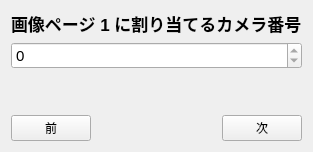
      <widget class="QWidget" name="pagePageCameraAlloc">
       <layout class="QVBoxLayout" name="vLayout_11">
        <item>
         <widget class="QLabel" name="labelPageCameraAllocTitle">
          <property name="font"><font><pointsize>13</pointsize><bold>true</bold></font></property>
          <property name="text"><string>画像ページ 1 に割り当てるカメラ番号</string></property>
         </widget>
        </item>
        <item>
         <widget class="QSpinBox" name="spinBoxPageCameraNo">
          <property name="font"><font><pointsize>11</pointsize></font></property>
          <property name="minimum"><number>0</number></property>
          <property name="maximum"><number>0</number></property>
         </widget>
        </item>
        <item><spacer name="vSpacer_11"><property name="orientation"><enum>Qt::Vertical</enum></property><property name="sizeHint" stdset="0"><size><width>20</width><height>40</height></size></property></spacer></item>
        <item>
         <layout class="QHBoxLayout" name="hNav_11">
          <item><widget class="QPushButton" name="pushButtonPrev_11"><property name="text"><string>前</string></property></widget></item>
          <item><spacer name="hSpacer_11"><property name="orientation"><enum>Qt::Horizontal</enum></property><property name="sizeHint" stdset="0"><size><width>40</width><height>20</height></size></property></spacer></item>
          <item><widget class="QPushButton" name="pushButtonNext_11"><property name="text"><string>次</string></property></widget></item>
         </layout>
        </item>
       </layout>
      </widget>
